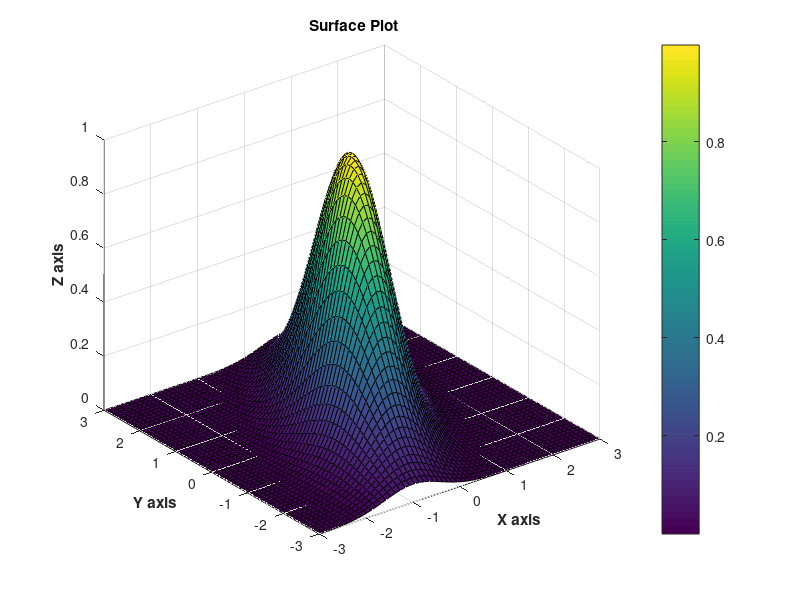

Write MATLAB code to recreate this figure.

clc;
clear all;
close all;


[x,y] = peaks(60);
z = exp(-0.9*(x.^2+0.5*(x-y).^2));
surf(x,y,z);
xlabel('\bf X axis');
ylabel('\bf Y axis');
zlabel('\bf Z axis');
title('\bf Surface Plot')
colorbar